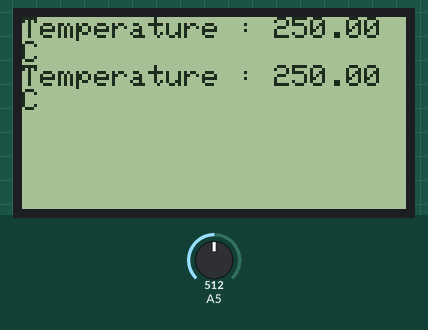
The sketch below on a simulated Arduino Uno, built with avr-gcc and run on an emulated ATmega328P. On the bench: 128×64 one-colour display. The inputs (shaded band) are chosen by the test bench; at power-on: A5 = 512. What the sketch prints to the serial monitor is not drawn.

Above: at 1.9 s.
2.0 s: A5 set to 716
At 4.4 s:
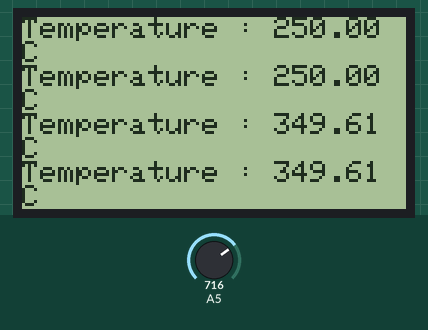
4.9 s: A5 set to 900
At 7.0 s:
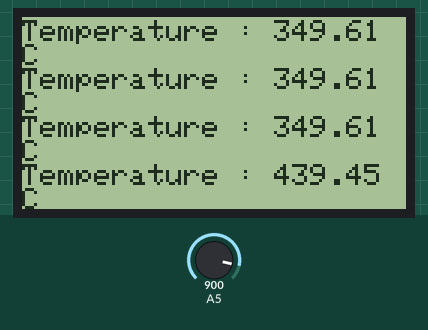
7.6 s: A5 set to 1023
At 9.0 s:
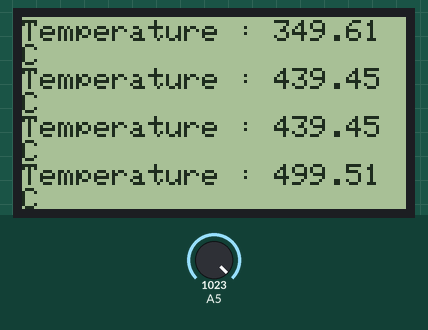
Timing chart, 0 to 10.6 s (numbered marks = the images above; inputs shaded):
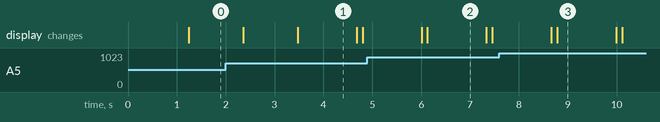

The sketch:

CH_41_06.ino
```cpp
#include <openGLCD.h>

void setup() {
  GLCD.Init();        // 그래픽 LCD 초기화
  GLCD.SelectFont(System5x7);     // 출력 폰트 선택

  Serial.begin(9600);     // 시리얼 통신 초기화
}

void loop() {
  int reading = analogRead(A5);     // 온도 센서 읽기
  // 전압에 100을 곱하면 섭씨 온도를 얻을 수 있다.
  float temperature = reading / 1024.0 * 500;

  Serial.print("Temperature : ");   // 시리얼 모니터로 출력
  Serial.print(temperature, 2);
  Serial.println(" C");

  GLCD.print("Temperature : ");   // 시리얼 모니터와 같은 방법으로
  GLCD.print(temperature, 2);   // 그래픽 LCD로 출력
  GLCD.println(" C");

  delay(1000);
}
```

Measured:
- what the display in image 1 shows lasts 1.2 s, from 3.5 s to 4.7 s
